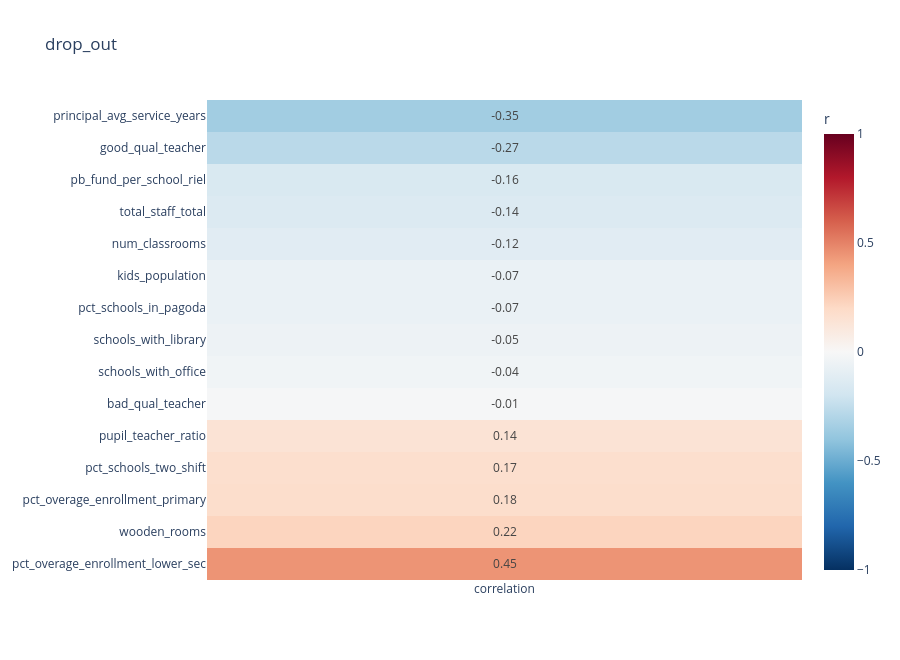

Notebook cell for this chart:
### Code cell
corr_heatmap(drop_out,"avg_dropout_rate",feature2,'drop_out')

### Figure 1 — Plotly figure (JSON) as saved in the notebook; plotly's stock layout.template omitted (floating-point values rounded to 4 significant figures)
{"data": [{"coloraxis": "coloraxis", "hovertemplate": "x: %{x}<br>y: %{y}<br>color: %{z}<extra></extra>", "name": "0", "texttemplate": "%{z:.2f}", "type": "heatmap", "x": ["correlation"], "xaxis": "x", "y": ["principal_avg_service_years", "good_qual_teacher", "pb_fund_per_school_riel", "total_staff_total", "num_classrooms", "kids_population", "pct_schools_in_pagoda", "schools_with_library", "schools_with_office", "bad_qual_teacher", "pupil_teacher_ratio", "pct_schools_two_shift", "pct_overage_enrollment_primary", "wooden_rooms", "pct_overage_enrollment_lower_sec"], "yaxis": "y", "z": [[-0.3507], [-0.2738], [-0.1587], [-0.1428], [-0.1183], [-0.07098], [-0.07043], [-0.05298], [-0.03725], [-0.01248], [0.1406], [0.1727], [0.1791], [0.2239], [0.4489]]}], "layout": {"coloraxis": {"cmax": 1, "cmin": -1, "colorbar": {"title": {"text": "r"}}, "colorscale": [[0, "rgb(5,48,97)"], [0.1, "rgb(33,102,172)"], [0.2, "rgb(67,147,195)"], [0.3, "rgb(146,197,222)"], [0.4, "rgb(209,229,240)"], [0.5, "rgb(247,247,247)"], [0.6, "rgb(253,219,199)"], [0.7, "rgb(244,165,130)"], [0.8, "rgb(214,96,77)"], [0.9, "rgb(178,24,43)"], [1, "rgb(103,0,31)"]]}, "height": 660, "title": {"text": "drop_out"}, "xaxis": {"anchor": "y", "domain": [0, 1]}, "yaxis": {"anchor": "x", "autorange": "reversed", "domain": [0, 1]}}}
